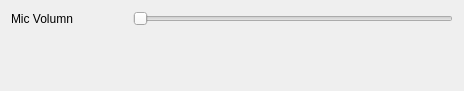
<?xml version="1.0" encoding="UTF-8"?>
<ui version="4.0">
 <class>MicrophoneView</class>
 <widget class="QWidget" name="MicrophoneView">
  <property name="geometry">
   <rect>
    <x>0</x>
    <y>0</y>
    <width>464</width>
    <height>91</height>
   </rect>
  </property>
  <property name="windowTitle">
   <string>Form</string>
  </property>
  <layout class="QGridLayout" name="gridLayout">
   <item row="0" column="0">
    <layout class="QGridLayout" name="MicrophoneGridLayout">
     <item row="0" column="0">
      <widget class="QLabel" name="MicrophoneVolumnLabel">
       <property name="text">
        <string>Mic Volumn                </string>
       </property>
      </widget>
     </item>
     <item row="0" column="1">
      <widget class="QSlider" name="MicrophoneVolumnHorizontalSlider">
       <property name="orientation">
        <enum>Qt::Horizontal</enum>
       </property>
      </widget>
     </item>
     <item row="1" column="0">
      <widget class="QLabel" name="label">
       <property name="text">
        <string/>
       </property>
      </widget>
     </item>
    </layout>
   </item>
  </layout>
 </widget>
 <resources/>
 <connections/>
</ui>
